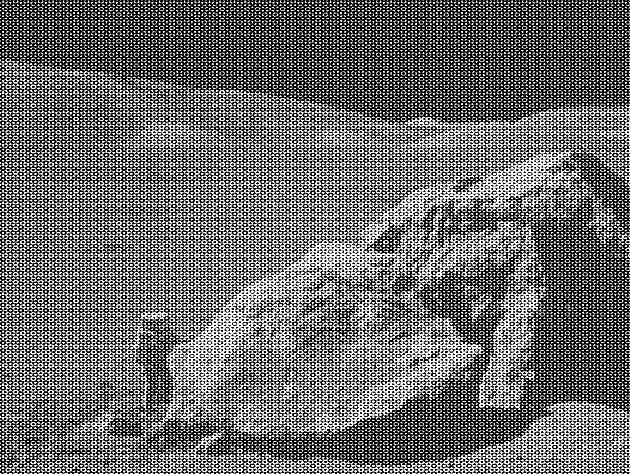
#> input picture day06/data/moonlanding.png, 630 x 474 px, found by its file name
$ jupyter execute --allow-errors scipy.ipynb   (shell and % lines are left out)   (older library calls are emulated)
#> lines starting #> are read from the running program, lines starting #| are printed output that depends on the picture
导包

[cell 1]
import numpy as np
import pandas as pd
from pandas import Series, DataFrame

import matplotlib.pyplot as plt

## 登月图片消噪

[cell 2]
# 读取图片
moon = plt.imread('moonlanding.png')
#> moon is the input picture: shape (474, 630) float32; min 0, max 1, mean 0.424
plt.imshow(moon)

### 图片的灰度化处理
- plt.imshow(arr, cmap='gray') cmap（color map）

[cell 3]
plt.imshow(moon, cmap='gray')

- 将3维的图片，转化为二维的图片（灰度化过程）
    - 最大值
    - 最小值
    - 加权平均

[cell 4]
moon.shape
#> Out = (474, 630)

[cell 5]
# 显示scipy.misc中的face图片
import scipy.misc as misc

#> (a cell that did not finish here is left out)

#> (a cell that did not finish here is left out)

#> (a cell that did not finish here is left out)

#> (a cell that did not finish here is left out)

[cell 10]
# 加权平均方式
rights = np.array([0.299, 0.457, 0.244])
#> (the rest of this cell did not finish here and is left out)

#> (a cell that did not finish here is left out)

### 降噪(消噪)－快速傅里叶变换
- scipy.fftpack

[cell 12]
from scipy.fftpack import fft2, ifft2

[cell 13]
# 将时域转成频域的数
fft_moon = fft2(moon)

# 消噪（去掉高频次的数据）
# np.abs() 高频次也有负值
fft_moon = np.where( np.abs(fft_moon) > 8e2, 0, fft_moon)

# 将频域的数据转成时域，并提取实数部分
ifft_moon = np.real(ifft2(fft_moon))
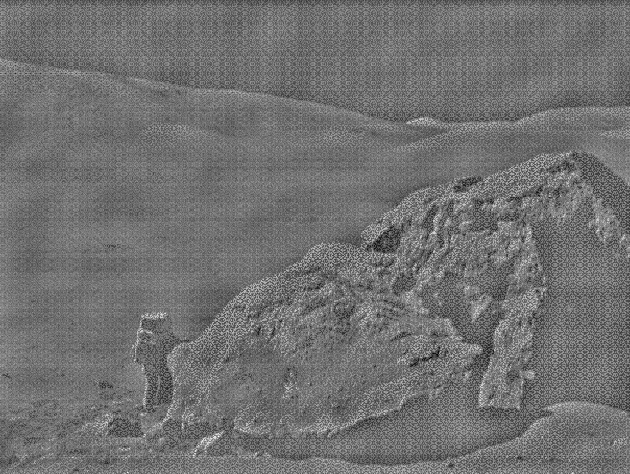
#> ifft_moon: shape (474, 630) float32; min -0.631, max 0.79, mean -5.11e-11; drawn with min black and max white

plt.imshow(ifft_moon, cmap='gray')

## 积分应用
- 画圆

[cell 14]
# 修改画布的大小 figure
plt.figure(figsize=(4, 4))  # 3.33cm/英寸

x = np.linspace(-1, 1, num=1000)
y = (lambda x: (1-x**2)**0.5)(x)  # y = f(x)
plt.plot(x, y,'g-.', x, -y, 'r--')  # 同时画两条线, ’g-.‘ 是它前面线的格式和颜色
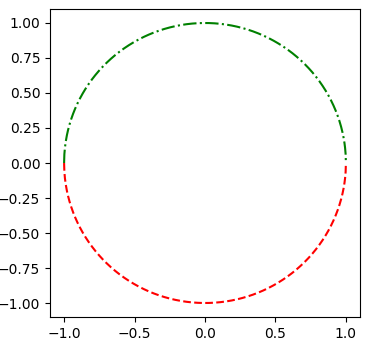
#> figure drawn by matplotlib, 1 panel; curve peaks at x = -0.001, y = 1; curve peaks at x = -1, y = 0
